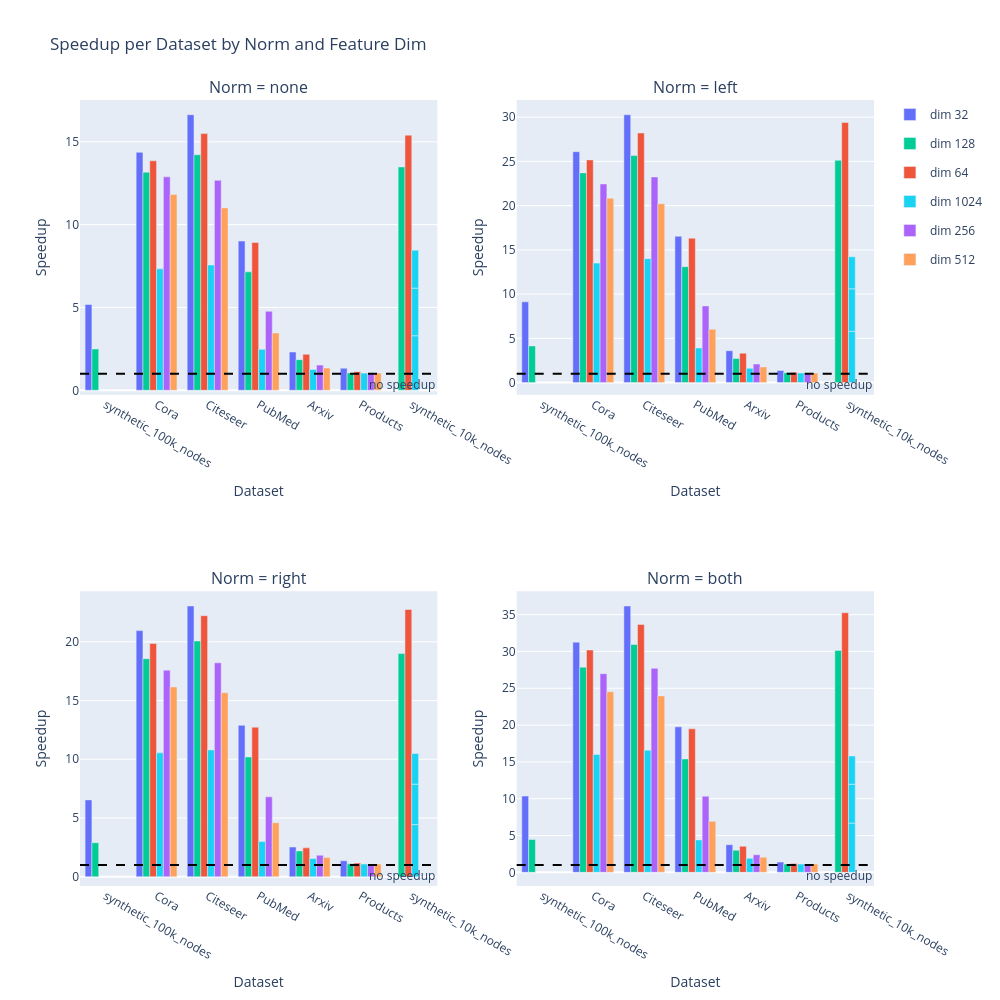

Write notebook code for a chart like this one.
### Code cell
import plotly.graph_objects as go
from plotly.subplots import make_subplots

norms = df['norm'].unique()
num_norms = len(norms)

cols = 2
rows = (num_norms + cols - 1) // cols


feature_dims = sorted(df['feature_dim'].unique())

# Pick a color palette (e.g. Plotly qualitative palette)
palette = px.colors.qualitative.Plotly

# Create a mapping from feature_dim to color, cycle palette if needed
color_map = {dim: palette[i % len(palette)] for i, dim in enumerate(feature_dims)}



fig = make_subplots(rows=rows, cols=cols, subplot_titles=[f"Norm = {n}" for n in norms])

for i, norm in enumerate(norms):
    df_sub = df[df['norm'] == norm]
    feature_dims = df_sub['feature_dim'].unique()
    
    row = i // cols + 1
    col = i % cols + 1

    for dim in feature_dims:
        df_dim = df_sub[df_sub['feature_dim'] == dim]

        hover_texts = [f"Avg degree: {v:.2f}" for v in df_dim['avg_degree']]

        fig.add_trace(
            go.Bar(
                x=df_dim['graph'],
                y=df_dim['speedup'],
                name=f"dim {dim}",
                legendgroup=str(dim),
                showlegend=(i == 0),
                hovertext=hover_texts,
                hoverinfo="text+y+x",
                marker_color=color_map[dim],  # Assign color here
            ),
            row=row, col=col
        )

    fig.update_xaxes(title_text="Dataset", row=row, col=col)
    fig.update_yaxes(title_text="Speedup", row=row, col=col)
    
    # Add horizontal line y=1 in this subplot
    fig.add_hline(y=1, line_dash="dash", line_color="black", row=row, col=col, annotation_text="no speedup", annotation_position="bottom right"
)

fig.update_layout(
    height=500 * rows,
    width=1000,
    title_text="Speedup per Dataset by Norm and Feature Dim",
    barmode='group'
)

fig.show()

### Figure 1 — Plotly figure (JSON) as saved in the notebook; plotly's stock layout.template omitted (floating-point values rounded to 4 significant figures)
{"data": [{"hoverinfo": "text+y+x", "hovertext": ["Avg degree: 5.00", "Avg degree: 9.80", "Avg degree: 7.55", "Avg degree: 10.99", "Avg degree: 15.77", "Avg degree: 103.03"], "legendgroup": "32", "marker": {"color": "#636EFA"}, "name": "dim 32", "showlegend": true, "type": "bar", "x": ["synthetic_100k_nodes", "Cora", "Citeseer", "PubMed", "Arxiv", "Products"], "xaxis": "x", "y": [5.179, 14.36, 16.63, 9.009, 2.313, 1.333], "yaxis": "y"}, {"hoverinfo": "text+y+x", "hovertext": ["Avg degree: 5.00", "Avg degree: 3.00", "Avg degree: 9.80", "Avg degree: 7.55", "Avg degree: 10.99", "Avg degree: 15.77", "Avg degree: 103.03"], "legendgroup": "128", "marker": {"color": "#00CC96"}, "name": "dim 128", "showlegend": true, "type": "bar", "x": ["synthetic_100k_nodes", "synthetic_10k_nodes", "Cora", "Citeseer", "PubMed", "Arxiv", "Products"], "xaxis": "x", "y": [2.498, 13.48, 13.16, 14.22, 7.151, 1.851, 1.053], "yaxis": "y"}, {"hoverinfo": "text+y+x", "hovertext": ["Avg degree: 3.00", "Avg degree: 9.80", "Avg degree: 7.55", "Avg degree: 10.99", "Avg degree: 15.77", "Avg degree: 103.03"], "legendgroup": "64", "marker": {"color": "#EF553B"}, "name": "dim 64", "showlegend": true, "type": "bar", "x": ["synthetic_10k_nodes", "Cora", "Citeseer", "PubMed", "Arxiv", "Products"], "xaxis": "x", "y": [15.4, 13.85, 15.49, 8.922, 2.172, 1.128], "yaxis": "y"}, {"hoverinfo": "text+y+x", "hovertext": ["Avg degree: 5.00", "Avg degree: 10.00", "Avg degree: 20.00", "Avg degree: 9.80", "Avg degree: 7.55", "Avg degree: 10.99", "Avg degree: 15.77", "Avg degree: 103.03"], "legendgroup": "1024", "marker": {"color": "#19D3F3"}, "name": "dim 1024", "showlegend": true, "type": "bar", "x": ["synthetic_10k_nodes", "synthetic_10k_nodes", "synthetic_10k_nodes", "Cora", "Citeseer", "PubMed", "Arxiv", "Products"], "xaxis": "x", "y": [3.295, 2.872, 2.294, 7.333, 7.563, 2.472, 1.26, 1.038], "yaxis": "y"}, {"hoverinfo": "text+y+x", "hovertext": ["Avg degree: 9.80", "Avg degree: 7.55", "Avg degree: 10.99", "Avg degree: 15.77", "Avg degree: 103.03"], "legendgroup": "256", "marker": {"color": "#AB63FA"}, "name": "dim 256", "showlegend": true, "type": "bar", "x": ["Cora", "Citeseer", "PubMed", "Arxiv", "Products"], "xaxis": "x", "y": [12.88, 12.68, 4.768, 1.522, 1.045], "yaxis": "y"}, {"hoverinfo": "text+y+x", "hovertext": ["Avg degree: 9.80", "Avg degree: 7.55", "Avg degree: 10.99", "Avg degree: 15.77", "Avg degree: 103.03"], "legendgroup": "512", "marker": {"color": "#FFA15A"}, "name": "dim 512", "showlegend": true, "type": "bar", "x": ["Cora", "Citeseer", "PubMed", "Arxiv", "Products"], "xaxis": "x", "y": [11.82, 11.01, 3.458, 1.345, 1.04], "yaxis": "y"}, {"hoverinfo": "text+y+x", "hovertext": ["Avg degree: 5.00", "Avg degree: 9.80", "Avg degree: 7.55", "Avg degree: 10.99", "Avg degree: 15.77", "Avg degree: 103.03"], "legendgroup": "32", "marker": {"color": "#636EFA"}, "name": "dim 32", "showlegend": false, "type": "bar", "x": ["synthetic_100k_nodes", "Cora", "Citeseer", "PubMed", "Arxiv", "Products"], "xaxis": "x2", "y": [9.127, 26.1, 30.27, 16.54, 3.606, 1.369], "yaxis": "y2"}, {"hoverinfo": "text+y+x", "hovertext": ["Avg degree: 5.00", "Avg degree: 3.00", "Avg degree: 9.80", "Avg degree: 7.55", "Avg degree: 10.99", "Avg degree: 15.77", "Avg degree: 103.03"], "legendgroup": "128", "marker": {"color": "#00CC96"}, "name": "dim 128", "showlegend": false, "type": "bar", "x": ["synthetic_100k_nodes", "synthetic_10k_nodes", "Cora", "Citeseer", "PubMed", "Arxiv", "Products"], "xaxis": "x2", "y": [4.138, 25.13, 23.7, 25.67, 13.1, 2.719, 1.101], "yaxis": "y2"}, {"hoverinfo": "text+y+x", "hovertext": ["Avg degree: 3.00", "Avg degree: 9.80", "Avg degree: 7.55", "Avg degree: 10.99", "Avg degree: 15.77", "Avg degree: 103.03"], "legendgroup": "64", "marker": {"color": "#EF553B"}, "name": "dim 64", "showlegend": false, "type": "bar", "x": ["synthetic_10k_nodes", "Cora", "Citeseer", "PubMed", "Arxiv", "Products"], "xaxis": "x2", "y": [29.4, 25.17, 28.21, 16.32, 3.33, 1.173], "yaxis": "y2"}, {"hoverinfo": "text+y+x", "hovertext": ["Avg degree: 5.00", "Avg degree: 10.00", "Avg degree: 20.00", "Avg degree: 9.80", "Avg degree: 7.55", "Avg degree: 10.99", "Avg degree: 15.77", "Avg degree: 103.03"], "legendgroup": "1024", "marker": {"color": "#19D3F3"}, "name": "dim 1024", "showlegend": false, "type": "bar", "x": ["synthetic_10k_nodes", "synthetic_10k_nodes", "synthetic_10k_nodes", "Cora", "Citeseer", "PubMed", "Arxiv", "Products"], "xaxis": "x2", "y": [5.799, 4.798, 3.615, 13.5, 14.01, 3.916, 1.622, 1.081], "yaxis": "y2"}, {"hoverinfo": "text+y+x", "hovertext": ["Avg degree: 9.80", "Avg degree: 7.55", "Avg degree: 10.99", "Avg degree: 15.77", "Avg degree: 103.03"], "legendgroup": "256", "marker": {"color": "#AB63FA"}, "name": "dim 256", "showlegend": false, "type": "bar", "x": ["Cora", "Citeseer", "PubMed", "Arxiv", "Products"], "xaxis": "x2", "y": [22.45, 23.24, 8.669, 2.093, 1.09], "yaxis": "y2"}, {"hoverinfo": "text+y+x", "hovertext": ["Avg degree: 9.80", "Avg degree: 7.55", "Avg degree: 10.99", "Avg degree: 15.77", "Avg degree: 103.03"], "legendgroup": "512", "marker": {"color": "#FFA15A"}, "name": "dim 512", "showlegend": false, "type": "bar", "x": ["Cora", "Citeseer", "PubMed", "Arxiv", "Products"], "xaxis": "x2", "y": [20.84, 20.22, 6.028, 1.774, 1.083], "yaxis": "y2"}, {"hoverinfo": "text+y+x", "hovertext": ["Avg degree: 5.00", "Avg degree: 9.80", "Avg degree: 7.55", "Avg degree: 10.99", "Avg degree: 15.77", "Avg degree: 103.03"], "legendgroup": "32", "marker": {"color": "#636EFA"}, "name": "dim 32", "showlegend": false, "type": "bar", "x": ["synthetic_100k_nodes", "Cora", "Citeseer", "PubMed", "Arxiv", "Products"], "xaxis": "x3", "y": [6.544, 20.95, 23.05, 12.89, 2.529, 1.361], "yaxis": "y3"}, {"hoverinfo": "text+y+x", "hovertext": ["Avg degree: 5.00", "Avg degree: 3.00", "Avg degree: 9.80", "Avg degree: 7.55", "Avg degree: 10.99", "Avg degree: 15.77", "Avg degree: 103.03"], "legendgroup": "128", "marker": {"color": "#00CC96"}, "name": "dim 128", "showlegend": false, "type": "bar", "x": ["synthetic_100k_nodes", "synthetic_10k_nodes", "Cora", "Citeseer", "PubMed", "Arxiv", "Products"], "xaxis": "x3", "y": [2.896, 18.99, 18.56, 20.07, 10.2, 2.201, 1.097], "yaxis": "y3"}, {"hoverinfo": "text+y+x", "hovertext": ["Avg degree: 3.00", "Avg degree: 9.80", "Avg degree: 7.55", "Avg degree: 10.99", "Avg degree: 15.77", "Avg degree: 103.03"], "legendgroup": "64", "marker": {"color": "#EF553B"}, "name": "dim 64", "showlegend": false, "type": "bar", "x": ["synthetic_10k_nodes", "Cora", "Citeseer", "PubMed", "Arxiv", "Products"], "xaxis": "x3", "y": [22.76, 19.87, 22.22, 12.73, 2.458, 1.166], "yaxis": "y3"}, {"hoverinfo": "text+y+x", "hovertext": ["Avg degree: 5.00", "Avg degree: 10.00", "Avg degree: 20.00", "Avg degree: 9.80", "Avg degree: 7.55", "Avg degree: 10.99", "Avg degree: 15.77", "Avg degree: 103.03"], "legendgroup": "1024", "marker": {"color": "#19D3F3"}, "name": "dim 1024", "showlegend": false, "type": "bar", "x": ["synthetic_10k_nodes", "synthetic_10k_nodes", "synthetic_10k_nodes", "Cora", "Citeseer", "PubMed", "Arxiv", "Products"], "xaxis": "x3", "y": [4.438, 3.444, 2.607, 10.55, 10.8, 2.994, 1.546, 1.08], "yaxis": "y3"}, {"hoverinfo": "text+y+x", "hovertext": ["Avg degree: 9.80", "Avg degree: 7.55", "Avg degree: 10.99", "Avg degree: 15.77", "Avg degree: 103.03"], "legendgroup": "256", "marker": {"color": "#AB63FA"}, "name": "dim 256", "showlegend": false, "type": "bar", "x": ["Cora", "Citeseer", "PubMed", "Arxiv", "Products"], "xaxis": "x3", "y": [17.58, 18.21, 6.803, 1.836, 1.088], "yaxis": "y3"}, {"hoverinfo": "text+y+x", "hovertext": ["Avg degree: 9.80", "Avg degree: 7.55", "Avg degree: 10.99", "Avg degree: 15.77", "Avg degree: 103.03"], "legendgroup": "512", "marker": {"color": "#FFA15A"}, "name": "dim 512", "showlegend": false, "type": "bar", "x": ["Cora", "Citeseer", "PubMed", "Arxiv", "Products"], "xaxis": "x3", "y": [16.15, 15.67, 4.601, 1.64, 1.082], "yaxis": "y3"}, {"hoverinfo": "text+y+x", "hovertext": ["Avg degree: 5.00", "Avg degree: 9.80", "Avg degree: 7.55", "Avg degree: 10.99", "Avg degree: 15.77", "Avg degree: 103.03"], "legendgroup": "32", "marker": {"color": "#636EFA"}, "name": "dim 32", "showlegend": false, "type": "bar", "x": ["synthetic_100k_nodes", "Cora", "Citeseer", "PubMed", "Arxiv", "Products"], "xaxis": "x4", "y": [10.36, 31.26, 36.17, 19.76, 3.76, 1.396], "yaxis": "y4"}, {"hoverinfo": "text+y+x", "hovertext": ["Avg degree: 5.00", "Avg degree: 3.00", "Avg degree: 9.80", "Avg degree: 7.55", "Avg degree: 10.99", "Avg degree: 15.77", "Avg degree: 103.03"], "legendgroup": "128", "marker": {"color": "#00CC96"}, "name": "dim 128", "showlegend": false, "type": "bar", "x": ["synthetic_100k_nodes", "synthetic_10k_nodes", "Cora", "Citeseer", "PubMed", "Arxiv", "Products"], "xaxis": "x4", "y": [4.466, 30.14, 27.86, 30.95, 15.4, 3.008, 1.146], "yaxis": "y4"}, {"hoverinfo": "text+y+x", "hovertext": ["Avg degree: 3.00", "Avg degree: 9.80", "Avg degree: 7.55", "Avg degree: 10.99", "Avg degree: 15.77", "Avg degree: 103.03"], "legendgroup": "64", "marker": {"color": "#EF553B"}, "name": "dim 64", "showlegend": false, "type": "bar", "x": ["synthetic_10k_nodes", "Cora", "Citeseer", "PubMed", "Arxiv", "Products"], "xaxis": "x4", "y": [35.26, 30.19, 33.67, 19.5, 3.547, 1.209], "yaxis": "y4"}, {"hoverinfo": "text+y+x", "hovertext": ["Avg degree: 5.00", "Avg degree: 10.00", "Avg degree: 20.00", "Avg degree: 9.80", "Avg degree: 7.55", "Avg degree: 10.99", "Avg degree: 15.77", "Avg degree: 103.03"], "legendgroup": "1024", "marker": {"color": "#19D3F3"}, "name": "dim 1024", "showlegend": false, "type": "bar", "x": ["synthetic_10k_nodes", "synthetic_10k_nodes", "synthetic_10k_nodes", "Cora", "Citeseer", "PubMed", "Arxiv", "Products"], "xaxis": "x4", "y": [6.693, 5.275, 3.84, 16.0, 16.58, 4.412, 1.903, 1.124], "yaxis": "y4"}, {"hoverinfo": "text+y+x", "hovertext": ["Avg degree: 9.80", "Avg degree: 7.55", "Avg degree: 10.99", "Avg degree: 15.77", "Avg degree: 103.03"], "legendgroup": "256", "marker": {"color": "#AB63FA"}, "name": "dim 256", "showlegend": false, "type": "bar", "x": ["Cora", "Citeseer", "PubMed", "Arxiv", "Products"], "xaxis": "x4", "y": [26.98, 27.71, 10.35, 2.387, 1.132], "yaxis": "y4"}, {"hoverinfo": "text+y+x", "hovertext": ["Avg degree: 9.80", "Avg degree: 7.55", "Avg degree: 10.99", "Avg degree: 15.77", "Avg degree: 103.03"], "legendgroup": "512", "marker": {"color": "#FFA15A"}, "name": "dim 512", "showlegend": false, "type": "bar", "x": ["Cora", "Citeseer", "PubMed", "Arxiv", "Products"], "xaxis": "x4", "y": [24.54, 23.97, 6.929, 2.053, 1.126], "yaxis": "y4"}], "layout": {"annotations": [{"font": {"size": 16}, "showarrow": false, "text": "Norm = none", "x": 0.225, "xanchor": "center", "xref": "paper", "y": 1, "yanchor": "bottom", "yref": "paper"}, {"font": {"size": 16}, "showarrow": false, "text": "Norm = left", "x": 0.775, "xanchor": "center", "xref": "paper", "y": 1, "yanchor": "bottom", "yref": "paper"}, {"font": {"size": 16}, "showarrow": false, "text": "Norm = right", "x": 0.225, "xanchor": "center", "xref": "paper", "y": 0.375, "yanchor": "bottom", "yref": "paper"}, {"font": {"size": 16}, "showarrow": false, "text": "Norm = both", "x": 0.775, "xanchor": "center", "xref": "paper", "y": 0.375, "yanchor": "bottom", "yref": "paper"}, {"showarrow": false, "text": "no speedup", "x": 1, "xanchor": "right", "xref": "x domain", "y": 1, "yanchor": "top", "yref": "y"}, {"showarrow": false, "text": "no speedup", "x": 1, "xanchor": "right", "xref": "x2 domain", "y": 1, "yanchor": "top", "yref": "y2"}, {"showarrow": false, "text": "no speedup", "x": 1, "xanchor": "right", "xref": "x3 domain", "y": 1, "yanchor": "top", "yref": "y3"}, {"showarrow": false, "text": "no speedup", "x": 1, "xanchor": "right", "xref": "x4 domain", "y": 1, "yanchor": "top", "yref": "y4"}], "barmode": "group", "height": 1000, "shapes": [{"line": {"color": "black", "dash": "dash"}, "type": "line", "x0": 0, "x1": 1, "xref": "x domain", "y0": 1, "y1": 1, "yref": "y"}, {"line": {"color": "black", "dash": "dash"}, "type": "line", "x0": 0, "x1": 1, "xref": "x2 domain", "y0": 1, "y1": 1, "yref": "y2"}, {"line": {"color": "black", "dash": "dash"}, "type": "line", "x0": 0, "x1": 1, "xref": "x3 domain", "y0": 1, "y1": 1, "yref": "y3"}, {"line": {"color": "black", "dash": "dash"}, "type": "line", "x0": 0, "x1": 1, "xref": "x4 domain", "y0": 1, "y1": 1, "yref": "y4"}], "title": {"text": "Speedup per Dataset by Norm and Feature Dim"}, "width": 1000, "xaxis": {"anchor": "y", "domain": [0, 0.45], "title": {"text": "Dataset"}}, "xaxis2": {"anchor": "y2", "domain": [0.55, 1], "title": {"text": "Dataset"}}, "xaxis3": {"anchor": "y3", "domain": [0, 0.45], "title": {"text": "Dataset"}}, "xaxis4": {"anchor": "y4", "domain": [0.55, 1], "title": {"text": "Dataset"}}, "yaxis": {"anchor": "x", "domain": [0.625, 1], "title": {"text": "Speedup"}}, "yaxis2": {"anchor": "x2", "domain": [0.625, 1], "title": {"text": "Speedup"}}, "yaxis3": {"anchor": "x3", "domain": [0, 0.375], "title": {"text": "Speedup"}}, "yaxis4": {"anchor": "x4", "domain": [0, 0.375], "title": {"text": "Speedup"}}}}
